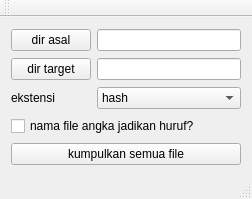
<?xml version="1.0" encoding="UTF-8"?>
<ui version="4.0">
 <class>MainWindow</class>
 <widget class="QMainWindow" name="MainWindow">
  <property name="geometry">
   <rect>
    <x>0</x>
    <y>0</y>
    <width>252</width>
    <height>199</height>
   </rect>
  </property>
  <property name="windowTitle">
   <string>MainWindow</string>
  </property>
  <widget class="QWidget" name="centralWidget">
   <layout class="QGridLayout" name="gridLayout">
    <item row="0" column="1">
     <widget class="QLineEdit" name="lineEdit"/>
    </item>
    <item row="4" column="0" colspan="2">
     <widget class="QPushButton" name="pushButton_3">
      <property name="text">
       <string>kumpulkan semua file</string>
      </property>
     </widget>
    </item>
    <item row="1" column="0">
     <widget class="QPushButton" name="pushButton_2">
      <property name="text">
       <string>dir target</string>
      </property>
     </widget>
    </item>
    <item row="1" column="1">
     <widget class="QLineEdit" name="lineEdit_2"/>
    </item>
    <item row="0" column="0">
     <widget class="QPushButton" name="pushButton">
      <property name="text">
       <string>dir asal</string>
      </property>
     </widget>
    </item>
    <item row="2" column="0">
     <widget class="QLabel" name="label">
      <property name="text">
       <string>ekstensi</string>
      </property>
     </widget>
    </item>
    <item row="2" column="1">
     <widget class="QComboBox" name="comboBox">
      <item>
       <property name="text">
        <string>hash</string>
       </property>
      </item>
      <item>
       <property name="text">
        <string>uuid</string>
       </property>
      </item>
     </widget>
    </item>
    <item row="3" column="0" colspan="2">
     <widget class="QCheckBox" name="checkBox">
      <property name="text">
       <string>nama file angka jadikan huruf?</string>
      </property>
     </widget>
    </item>
   </layout>
  </widget>
  <widget class="QMenuBar" name="menuBar">
   <property name="geometry">
    <rect>
     <x>0</x>
     <y>0</y>
     <width>252</width>
     <height>18</height>
    </rect>
   </property>
  </widget>
  <widget class="QToolBar" name="mainToolBar">
   <attribute name="toolBarArea">
    <enum>TopToolBarArea</enum>
   </attribute>
   <attribute name="toolBarBreak">
    <bool>false</bool>
   </attribute>
  </widget>
  <widget class="QStatusBar" name="statusBar"/>
 </widget>
 <layoutdefault spacing="6" margin="11"/>
 <resources/>
 <connections/>
</ui>
